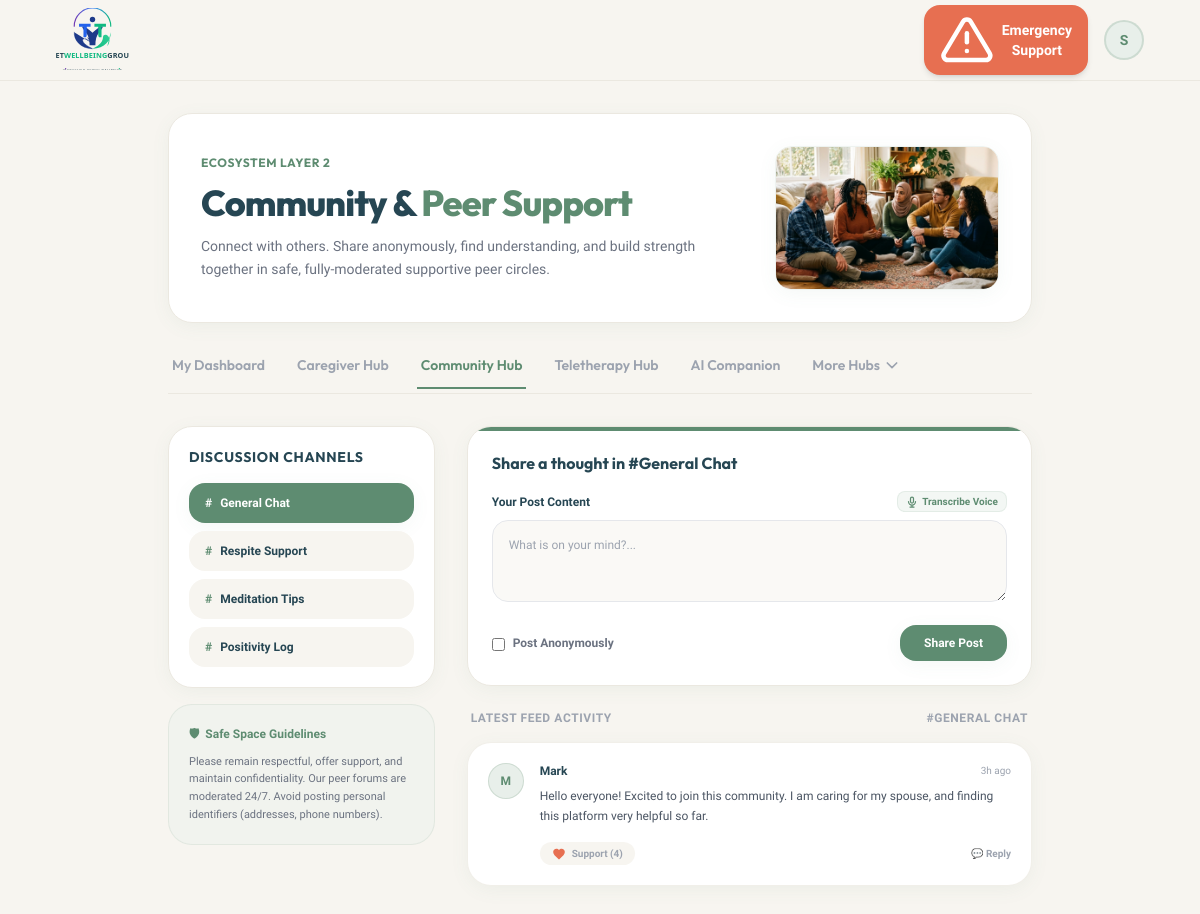
Screenshot of /community_hub.php (signed in) with the database file from the repository.
### tables this page shows
CREATE TABLE IF NOT EXISTS `community_posts` (
    `id` INT AUTO_INCREMENT PRIMARY KEY,
    `user_id` INT NOT NULL,
    `author_name` VARCHAR(100) NOT NULL,
    `channel` VARCHAR(50) NOT NULL,
    `content` TEXT NOT NULL,
    `is_anonymous` TINYINT(1) DEFAULT 0,
    `hearts` INT DEFAULT 0,
    `created_at` TIMESTAMP DEFAULT CURRENT_TIMESTAMP
);

### community_hub.php (the view, shortened to what this page needs)
<?php
require_once 'db.php';
$user_name = $_SESSION['user_name'];
$user_initial = strtoupper(substr($user_name, 0, 1));
$channels = [
    'general' => 'General Chat',
    'caregiver-respite' => 'Respite Support',
    'mindfulness' => 'Meditation Tips',
    'daily-wins' => 'Positivity Log'
];
$current_channel = filter_input(INPUT_GET, 'channel', FILTER_DEFAULT);
if (!array_key_exists($current_channel, $channels)) {
    $current_channel = 'general';
}
$posts = [];
if ($db_connected && $pdo) {
    try {
        $stmt = $pdo->prepare("SELECT * FROM community_posts WHERE channel = ? ORDER BY created_at DESC");
        $stmt->execute([$current_channel]);
        $posts = $stmt->fetchAll();
    } catch (PDOException $ex) {}
}
function getRelativeTime($timestamp) {
    $time = strtotime($timestamp);
    $diff = time() - $time;
    $diff_mins = Math_Round($diff / 60);
    $diff_hours = Math_Round($diff_mins / 60);
    if ($diff_hours < 24) return $diff_hours . "h ago";
    return date('M j, Y', $time);
}
function Math_Round($val) {
    return (int)round($val);
}
?>
<!DOCTYPE html>
<html lang="en" class="h-full scroll-smooth">
<head>
    <script src="https://cdn.tailwindcss.com"></script>
</head>
<body class="min-h-full flex flex-col selection:bg-brand-sage/20 selection:text-brand-slate">
    <header class="sticky top-0 z-40 w-full border-b border-[#EBE8E0] bg-brand-bg/95 backdrop-blur-md">
        <div class="mx-auto flex h-20 max-w-6xl items-center justify-between px-4 sm:px-6 lg:px-8">
            <a href="dashboard.php" class="flex items-center transition-transform hover:scale-[1.01] active:scale-95">
                <img src="logo.svg" alt="Tet Wellbeing Group" class="h-16 w-auto">
            </a>
            <div class="flex items-center gap-4">
                <button type="button" onclick="openEmergencyModal()" class="flex items-center gap-2 rounded-2xl bg-brand-coral px-4 py-2 text-sm font-semibold text-white shadow-md transition-all duration-300 hover:bg-brand-coralHover hover:shadow-lg active:scale-95">
                    <span>Emergency Support</span>
                </button>
                <div class="relative group cursor-pointer">
                    <div class="flex h-10 w-10 items-center justify-center rounded-full border-2 border-brand-sage/20 bg-brand-sageLight text-sm font-bold text-brand-sage transition-all hover:border-brand-sage">
                        <?php echo $user_initial; ?>
                    </div>
                </div>
            </div>
        </div>
    </header>
    <main class="flex-grow mx-auto w-full max-w-4xl px-4 py-8 pb-24 md:pb-8 fade-in">
        <div class="mb-8 relative overflow-hidden rounded-3xl bg-white border border-[#EBE8E0] shadow-soft p-6 md:p-8 flex flex-col md:flex-row items-center justify-between gap-6">
            <div class="space-y-3 z-10 max-w-lg">
                <p class="text-xs font-bold tracking-wider text-brand-sage uppercase font-outfit">Ecosystem Layer 2</p>
                <h1 class="text-3xl md:text-4xl font-extrabold font-outfit text-brand-slate tracking-tight mt-1">
                    Community & <span class="text-brand-sage">Peer Support</span>
                </h1>
                <p class="text-gray-500 text-sm leading-relaxed mt-1">
                    Connect with others. Share anonymously, find understanding, and build strength together in safe, fully-moderated supportive peer circles.
                </p>
            </div>
            <div class="relative shrink-0 w-full md:w-56 h-36 md:h-36 rounded-2xl overflow-hidden shadow-soft border border-brand-sage/10">
                <img src="images/unfiltered_circle.png" alt="Community Support Group" class="w-full h-full object-cover">
            </div>
        </div>
        <?php include 'nav_menu.php'; ?>
        <div class="grid grid-cols-1 md:grid-cols-3 gap-8">
            <div class="md:col-span-1 space-y-4">
                <div class="bg-white rounded-3xl p-5 shadow-soft border border-[#EBE8E0]">
                    <h3 class="text-sm font-bold text-brand-slate uppercase tracking-wider mb-4 font-outfit">Discussion Channels</h3>
                    <div class="flex flex-row md:flex-col overflow-x-auto md:overflow-x-visible gap-2 pb-2 md:pb-0">
                        <?php foreach ($channels as $slug => $name): ?>
                            <?php $isActive = ($current_channel === $slug); ?>
                            <a
                                href="community_hub.php?channel=<?php echo urlencode($slug); ?>"
                                class="shrink-0 flex items-center gap-2 px-4 py-3 rounded-2xl text-xs font-semibold transition-all <?php echo $isActive ? 'bg-brand-sage text-white shadow-soft font-bold' : 'bg-brand-bg text-brand-slate hover:bg-brand-sageLight hover:text-brand-sage'; ?>"
                            >
                                <span class="<?php echo $isActive ? 'text-white' : 'text-brand-sage'; ?>">#</span>
                                <span><?php echo $name; ?></span>
                            </a>
                        <?php endforeach; ?>
                    </div>
                </div>
                <div class="hidden md:block bg-brand-sageLight/40 rounded-3xl p-5 border border-brand-sage/10 text-xs text-brand-slate leading-relaxed space-y-2">
                    <div class="font-bold text-brand-sage flex items-center gap-1.5">
                        <span>🛡</span>
                        <span>Safe Space Guidelines</span>
                    </div>
                    <p class="text-gray-500 text-[11px]">
                        Please remain respectful, offer support, and maintain confidentiality. Our peer forums are moderated 24/7. Avoid posting personal identifiers (addresses, phone numbers).
                    </p>
                </div>
            </div>
            <div class="md:col-span-2 space-y-6">
                <section class="bg-white rounded-3xl p-6 shadow-soft border border-[#EBE8E0] relative overflow-hidden">
                    <div class="absolute top-0 left-0 w-full h-1 bg-brand-sage"></div>
                    <h3 class="text-base font-bold font-outfit text-brand-slate mb-3">Share a thought in #<?php echo $channels[$current_channel]; ?></h3>
                    <form method="POST" action="community_hub.php?channel=<?php echo urlencode($current_channel); ?>" class="space-y-4">
                        <div>
                            <div class="flex items-center justify-between mb-2">
                                <label for="post-content" class="block text-xs font-semibold text-brand-slate">Your Post Content</label>
                                <button type="button" id="transcribe-post-content" class="flex items-center gap-1 text-[10px] font-bold text-brand-sage hover:text-brand-sageHover bg-brand-sageLight/50 px-2 py-0.5 rounded-lg border border-brand-sage/10 transition-all select-none">
                                    <svg class="h-3 w-3 text-brand-sage" fill="none" viewBox="0 0 24 24" stroke="currentColor" stroke-width="2.5">
                                        <path stroke-linecap="round" stroke-linejoin="round" d="M19 11a7 7 0 01-7 7m0 0a7 7 0 01-7-7m7 7v4m0 0H8m4 0h4m-4-8a3 3 0 01-3-3V5a3 3 0 116 0v6a3 3 0 01-3 3z" />
                                    </svg>
                                    <span>Transcribe Voice</span>
                                </button>
                            </div>
                            <textarea
                                name="content"
                                id="post-content"
                                rows="3"
                                required
                                class="w-full rounded-2xl border border-gray-200 bg-brand-inputBg p-4 text-brand-slate placeholder-gray-400 focus:border-brand-sage focus:outline-none focus:ring-2 focus:ring-brand-sage/20 text-xs transition-all"
                                placeholder="What is on your mind?..."
                            ></textarea>
                        </div>
                        <div class="flex flex-col sm:flex-row sm:items-center sm:justify-between gap-4">
                            <label class="flex items-center gap-2 cursor-pointer select-none">
                                <input type="checkbox" name="is_anonymous" class="rounded border-gray-300 text-brand-sage focus:ring-brand-sage mt-0.5">
                                <span class="text-xs text-gray-500 font-semibold">Post Anonymously</span>
                            </label>
                            <button type="submit" class="w-full sm:w-auto px-6 py-2.5 rounded-2xl bg-brand-sage hover:bg-brand-sageHover text-white font-bold text-xs shadow-soft transition-all active:scale-95">
                                Share Post
                            </button>
                        </div>
                    </form>
                </section>
                <section class="space-y-4">
                    <div class="flex items-center justify-between text-xs text-gray-400 font-bold px-1 uppercase tracking-wider">
                        <span>Latest Feed Activity</span>
                        <span>#<?php echo $channels[$current_channel]; ?></span>
                    </div>
                    <div class="space-y-4">
                        <?php if (empty($posts)): ?>
                            <div class="bg-white rounded-3xl p-12 text-center border border-[#EBE8E0] text-gray-400 text-xs shadow-soft">
                                <span class="text-3xl block mb-2">💬</span>
                                No threads in this channel yet.<br>Be the first to share a supportive thought!
                            </div>
                        <?php else: ?>
                            <?php foreach ($posts as $post): ?>
                                <?php
                                    $anon = (bool)$post['is_anonymous'];
                                    $author = $anon ? "Anonymous Peer" : htmlspecialchars($post['author_name']);
                                    $initial = $anon ? "?" : strtoupper(substr($author, 0, 1));
                                ?>
                                <div class="bg-white rounded-3xl p-5 border border-[#EBE8E0]/70 shadow-soft flex gap-4 transition-all hover:shadow-card">
                                    <div class="shrink-0">
                                        <div class="h-9 w-9 rounded-full flex items-center justify-center font-bold text-xs <?php echo $anon ? 'bg-gray-100 text-gray-400' : 'bg-brand-sageLight text-brand-sage border border-brand-sage/20'; ?>">
                                            <?php echo $initial; ?>
                                        </div>
                                    </div>
                                    <div class="flex-grow space-y-2">
                                        <div class="flex items-center justify-between text-xs">
                                            <span class="font-bold text-brand-slate"><?php echo $author; ?></span>
                                            <span class="text-gray-400 text-[10px]"><?php echo getRelativeTime($post['created_at']); ?></span>
                                        </div>
                                        <p class="text-xs text-gray-600 leading-relaxed">
                                            <?php echo nl2br(htmlspecialchars($post['content'])); ?>
                                        </p>
                                        <div class="flex items-center justify-between pt-2">
                                            <form method="POST" action="community_hub.php?channel=<?php echo urlencode($current_channel); ?>" class="inline">
                                                <button type="submit" class="flex items-center gap-1.5 rounded-full px-3 py-1 bg-brand-bg hover:bg-brand-coralLight hover:text-brand-coral text-gray-400 transition-colors text-[10px] font-bold">
                                                    <svg class="h-3.5 w-3.5 fill-current text-brand-coral" viewBox="0 0 24 24">
                                                        <path d="M12 21.35l-1.45-1.32C5.4 15.36 2 12.28 2 8.5 2 5.42 4.42 3 7.5 3c1.74 0 3.41.81 4.5 2.09C13.09 3.81 14.76 3 16.5 3 19.58 3 22 5.42 22 8.5c0 3.78-3.4 6.86-8.55 11.54L12 21.35z"/>
                                                    </svg>
                                                    <span>Support (<?php echo (int)$post['hearts']; ?>)</span>
                                                </button>
                                            </form>
                                            <button type="button" class="text-gray-400 hover:text-brand-sage text-[10px] font-semibold transition-colors flex items-center gap-1">
                                                <span>💬 Reply</span>
                                            </button>
                                        </div>
                                    </div>
                                </div>
                            <?php endforeach; ?>
                        <?php endif; ?>
                    </div>
                </section>
            </div>
        </div>
    </main>
</body>
</html>

### community_hub.php (style rules this page uses)
body { background-color: #F7F5F0; color: #264653; font-family: 'Plus Jakarta Sans', sans-serif; -webkit-font-smoothing: antialiased; }
.fade-in { animation: fadeIn 0.6s cubic-bezier(0.16, 1, 0.3, 1) forwards; }

### rows the page displays
community_posts: initial "M", author_name "Mark", created_at "3h ago", content "Hello everyone! Excited to join this community. I am caring for my spouse, and finding this platform very helpful so far.", hearts "4"

### other values shown
$user_initial "S"
$name "General Chat"
$name "Respite Support"
$name "Meditation Tips"
$name "Positivity Log"
$channels[$current_channel] "General Chat"
$channels[$current_channel] "GENERAL CHAT"
